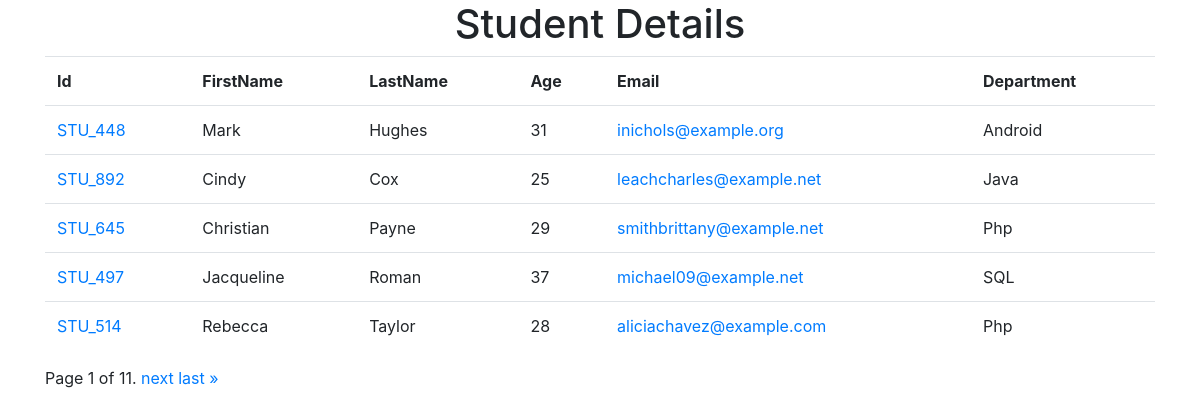
The page / on the database its author committed.
### studentapp/models.py (models this page shows)
class Student(models.Model):
    dept = models.ForeignKey(Department, on_delete=models.CASCADE)
    student_id = models.OneToOneField(StudentId, on_delete=models.CASCADE)
    firstname = models.CharField(max_length=50)
    lastname = models.CharField(max_length=50)
    age = models.IntegerField()
    email=models.CharField(max_length=50)

class StudentId(models.Model):
    student_id = models.CharField(max_length=20)

class Department(models.Model):
    deptname = models.CharField(max_length=50)

### studentapp/views.py (the view)
# urls.py: path("",index,name="index"),
def index(request):
    studentData = Student.objects.all()
    paginator = Paginator(studentData, 5)
    page_number = request.GET.get("page")
    page_obj = paginator.get_page(page_number)
    return render(request, 'index.html',{"studentData":page_obj})

### templates/index.html (shortened to what this page needs)
<!DOCTYPE html>
<html lang="en">
<head>
    <link rel="stylesheet" href="https://cdn.jsdelivr.net/npm/bootstrap@4.4.1/dist/css/bootstrap.min.css"
>
</head>
<body>
    <div class="container">
        <div class="row">
            <div class="col-12">
                <h1 align="center">Student Details</h1>
                <table class="table">
                    <tr>
                        <th>Id</th>
                        <th>FirstName</th>
                        <th>LastName</th>
                        <th>Age</th>
                        <th>Email</th>
                        <th>Department</th>
                    </tr>
                    {%for i in studentData%}
                    <tr>
                        <td><a href="{%url 'marks' i.student_id.student_id%}">{{i.student_id.student_id}}</a></td>
                        <td>{{i.firstname}}</td>
                        <td>{{i.lastname}}</td>
                        <td>{{i.age}}</td>
                        <td><a href="{%url 'sendmail' i.student_id.student_id%}">{{i.email}}</a></td>
                        <td>{{i.dept.deptname}}</td>
                    </tr>
                    {%endfor%}
                </table>
                <div class="pagination">
                    <span class="step-links">
                        <span class="current">
                            Page {{ studentData.number }} of {{ studentData.paginator.num_pages }}.
                        </span>
                        {% if studentData.has_next %}
                        <a href="?page={{ studentData.next_page_number }}">next</a>
                        <a href="?page={{ studentData.paginator.num_pages }}">last &raquo;</a>
                        {% endif %}
                    </span>
                </div>
            </div>
        </div>
    </div>
</body>
</html>

### rows shown on the page
Student: student_id.student_id "STU_448", firstname "Mark", lastname "Hughes", age "31", email "inichols@example.org", dept.deptname "Android"
Student: student_id.student_id "STU_892", firstname "Cindy", lastname "Cox", age "25", email "leachcharles@example.net", dept.deptname "Java"
Student: student_id.student_id "STU_645", firstname "Christian", lastname "Payne", age "29", email "smithbrittany@example.net", dept.deptname "Php"
Student: student_id.student_id "STU_497", firstname "Jacqueline", lastname "Roman", age "37", email "michael09@example.net", dept.deptname "SQL"
Student: student_id.student_id "STU_514", firstname "Rebecca", lastname "Taylor", age "28", email "aliciachavez@example.com", dept.deptname "Php"

### other values the page prints
{{ studentData.number }} "1"
{{ studentData.paginator.num_pages }} "11"
